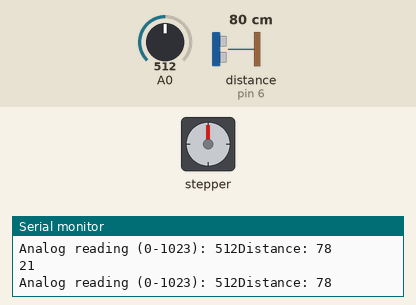
The sketch below on a simulated Arduino Uno, built with avr-gcc and run on an emulated ATmega328P. Shown: stepper motor, the last lines printed to the serial monitor. Wiring (inferred from the names in the program): ultrasonic range finder: trigger pin 5; echo pin 6. The inputs (shaded band) are chosen by the test bench; at power-on: distance to the obstacle (sensor on pin 6) 80 cm, A0 = 512. The echo pulse lasts 58.3 µs per cm; stepper angles assume 2038 steps per turn.

Above: at 1.2 s.
1.3 s: distance to the obstacle (sensor on pin 6) set to 2 cm
At 1.79 s:
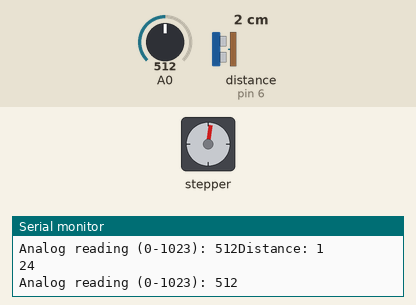
At 2.4 s:
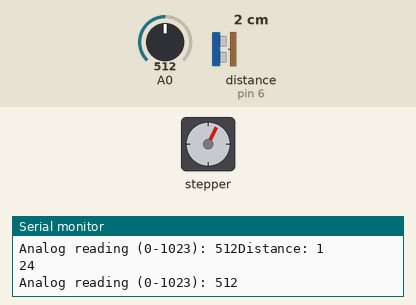
Timing chart, 0 to 16.3 s (numbered marks = the images above; inputs shaded):
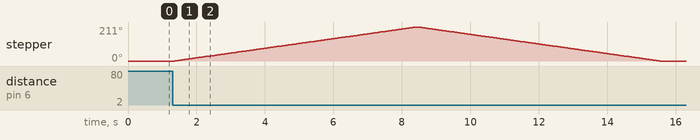

The sketch:

FinalProject.ino
```cpp
#include <Stepper.h>
const int stepsPerRevolution = 2038;
Stepper myStepper(stepsPerRevolution, 8, 10, 9, 11);


const int trigPin = 5;
const int echoPin = 6;

int trigStat = 0;
int gdistance = 0;
int lightValue = 0;
int lightStat = 1;
int lightupper = 550;
int lightlower = 250;

long duration;
int distance;

void setup() {
  myStepper.setSpeed(5);


  pinMode(trigPin, OUTPUT);
  pinMode(echoPin, INPUT);
  Serial.begin(9600);

}

void loop() {
  int lightValue = analogRead(A0);


  digitalWrite(trigPin, LOW);
  delayMicroseconds(2);
  digitalWrite(trigPin, HIGH);
  delayMicroseconds(10);
  digitalWrite(trigPin, LOW);


  duration = pulseIn(echoPin, HIGH, 30000);  // Timeout at 30ms
  distance = duration * 0.034 / 2;

  Serial.print("Distance: ");
  Serial.println(distance);
  Serial.println(gdistance);
  Serial.print("Analog reading (0-1023): ");
  Serial.print(lightValue);

  if (lightStat==1){
    if (distance>0 && distance <= 20){
      if (gdistance>=1){
        gdistance -= 1;
      } else{
        gdistance=0;
      }


      if (trigStat==0) {
        myStepper.step(1200);
        myStepper.step(-1200);
        gdistance=0;
        trigStat=1;
        }


    } else {
      gdistance += 1;
    }


    if (lightValue>=300){
      if (gdistance>=500){
        if(trigStat==1){
          myStepper.step(-1200);
          myStepper.step(1200);
          trigStat=0;
        } else{
        }
      }
    } else {
      lightStat=0;
    }

    delay(50);  // Small delay to stabilize readings
  }

  if (lightStat==0){
    Serial.print("Light off, manual mode on.");
    if (lightValue>=300){
      lightStat=1;
      Serial.print("Light on, manual mode off.");
      gdistance=0;
    }
    delay(50);
  }


}
```

Measured:
- after the input at 1.3 s, stepper: turns 211° clockwise in 7.1 s, then 211° counter-clockwise in 7.1 s
